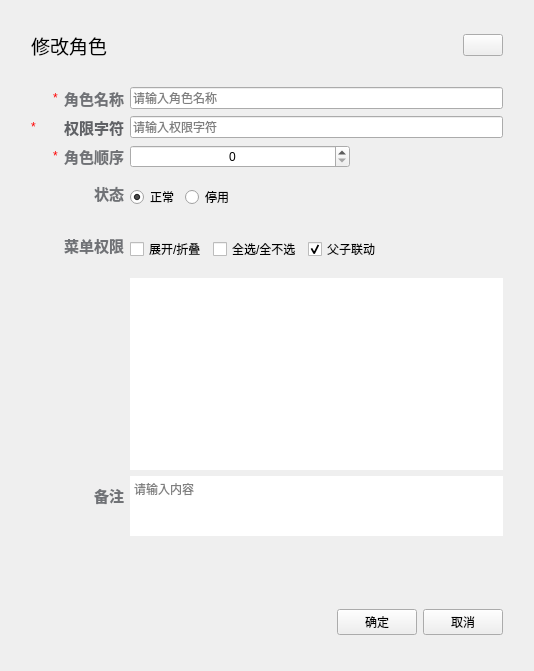
<?xml version="1.0" encoding="UTF-8"?>
<ui version="4.0">
 <class>RoleEditDlgClass</class>
 <widget class="QWidget" name="RoleEditDlgClass">
  <property name="geometry">
   <rect>
    <x>0</x>
    <y>0</y>
    <width>568</width>
    <height>623</height>
   </rect>
  </property>
  <property name="minimumSize">
   <size>
    <width>568</width>
    <height>0</height>
   </size>
  </property>
  <property name="maximumSize">
   <size>
    <width>568</width>
    <height>16777215</height>
   </size>
  </property>
  <property name="windowTitle">
   <string>RoleAddDlg</string>
  </property>
  <layout class="QVBoxLayout" name="verticalLayout">
   <property name="sizeConstraint">
    <enum>QLayout::SizeConstraint::SetFixedSize</enum>
   </property>
   <property name="leftMargin">
    <number>9</number>
   </property>
   <property name="topMargin">
    <number>9</number>
   </property>
   <property name="rightMargin">
    <number>9</number>
   </property>
   <property name="bottomMargin">
    <number>9</number>
   </property>
   <item>
    <widget class="QWidget" name="container" native="true">
     <layout class="QVBoxLayout" name="verticalLayout_2">
      <property name="sizeConstraint">
       <enum>QLayout::SizeConstraint::SetFixedSize</enum>
      </property>
      <item>
       <widget class="QWidget" name="widget" native="true">
        <property name="minimumSize">
         <size>
          <width>0</width>
          <height>50</height>
         </size>
        </property>
        <property name="maximumSize">
         <size>
          <width>16777215</width>
          <height>50</height>
         </size>
        </property>
        <layout class="QHBoxLayout" name="horizontalLayout">
         <item>
          <widget class="QLabel" name="label">
           <property name="text">
            <string>&lt;html&gt;&lt;head/&gt;&lt;body&gt;&lt;p&gt;&lt;span style=&quot; font-size:14pt;&quot;&gt;修改角色&lt;/span&gt;&lt;/p&gt;&lt;/body&gt;&lt;/html&gt;</string>
           </property>
          </widget>
         </item>
         <item>
          <spacer name="horizontalSpacer">
           <property name="orientation">
            <enum>Qt::Orientation::Horizontal</enum>
           </property>
           <property name="sizeHint" stdset="0">
            <size>
             <width>200</width>
             <height>20</height>
            </size>
           </property>
          </spacer>
         </item>
         <item>
          <widget class="QPushButton" name="closeBtn">
           <property name="text">
            <string/>
           </property>
          </widget>
         </item>
        </layout>
       </widget>
      </item>
      <item>
       <widget class="QWidget" name="widget_2" native="true">
        <layout class="QFormLayout" name="formLayout">
         <property name="sizeConstraint">
          <enum>QLayout::SizeConstraint::SetFixedSize</enum>
         </property>
         <property name="labelAlignment">
          <set>Qt::AlignmentFlag::AlignRight|Qt::AlignmentFlag::AlignTrailing|Qt::AlignmentFlag::AlignVCenter</set>
         </property>
         <item row="0" column="0">
          <layout class="QHBoxLayout" name="horizontalLayout_7">
           <item>
            <widget class="QLabel" name="label_22">
             <property name="text">
              <string>&lt;html&gt;&lt;head/&gt;&lt;body&gt;&lt;p&gt;&lt;span style=&quot; color:#ff0000;&quot;&gt;*&lt;/span&gt;&lt;/p&gt;&lt;/body&gt;&lt;/html&gt;</string>
             </property>
            </widget>
           </item>
           <item>
            <widget class="QLabel" name="label_5">
             <property name="text">
              <string>&lt;html&gt;&lt;head/&gt;&lt;body&gt;&lt;p&gt;&lt;span style=&quot; font-size:11pt; font-weight:700; color:#707276;&quot;&gt;角色名称&lt;/span&gt;&lt;/p&gt;&lt;/body&gt;&lt;/html&gt;</string>
             </property>
            </widget>
           </item>
          </layout>
         </item>
         <item row="0" column="1">
          <widget class="QLineEdit" name="roleNameEdit">
           <property name="placeholderText">
            <string>请输入角色名称</string>
           </property>
          </widget>
         </item>
         <item row="1" column="0">
          <layout class="QHBoxLayout" name="horizontalLayout_3">
           <item>
            <widget class="QLabel" name="label_21">
             <property name="text">
              <string>&lt;html&gt;&lt;head/&gt;&lt;body&gt;&lt;p&gt;&lt;span style=&quot; color:#ff0000;&quot;&gt;*&lt;/span&gt;&lt;/p&gt;&lt;/body&gt;&lt;/html&gt;</string>
             </property>
            </widget>
           </item>
           <item>
            <widget class="QLabel" name="label_20">
             <property name="minimumSize">
              <size>
               <width>16</width>
               <height>16</height>
              </size>
             </property>
             <property name="maximumSize">
              <size>
               <width>16</width>
               <height>16</height>
              </size>
             </property>
             <property name="toolTip">
              <string>控制器中定义的权限字符，如：@PreAuthorize(`@ss.hasRole('admin')`)</string>
             </property>
             <property name="text">
              <string/>
             </property>
             <property name="pixmap">
              <pixmap resource="../../Resource.qrc">:/Resource/icons/question.svg</pixmap>
             </property>
             <property name="scaledContents">
              <bool>true</bool>
             </property>
            </widget>
           </item>
           <item>
            <widget class="QLabel" name="label_9">
             <property name="text">
              <string>&lt;html&gt;&lt;head/&gt;&lt;body&gt;&lt;p&gt;&lt;span style=&quot; font-size:11pt; font-weight:700; color:#606266;&quot;&gt;权限字符&lt;/span&gt;&lt;/p&gt;&lt;/body&gt;&lt;/html&gt;</string>
             </property>
            </widget>
           </item>
          </layout>
         </item>
         <item row="1" column="1">
          <widget class="QLineEdit" name="roleKeyEdit">
           <property name="placeholderText">
            <string>请输入权限字符</string>
           </property>
          </widget>
         </item>
         <item row="2" column="0">
          <layout class="QHBoxLayout" name="horizontalLayout_2">
           <item>
            <widget class="QLabel" name="label_23">
             <property name="text">
              <string>&lt;html&gt;&lt;head/&gt;&lt;body&gt;&lt;p&gt;&lt;span style=&quot; color:#ff0000;&quot;&gt;*&lt;/span&gt;&lt;/p&gt;&lt;/body&gt;&lt;/html&gt;</string>
             </property>
            </widget>
           </item>
           <item>
            <widget class="QLabel" name="label_6">
             <property name="text">
              <string>&lt;html&gt;&lt;head/&gt;&lt;body&gt;&lt;p&gt;&lt;span style=&quot; font-size:11pt; font-weight:700; color:#707276;&quot;&gt;角色顺序&lt;/span&gt;&lt;/p&gt;&lt;/body&gt;&lt;/html&gt;</string>
             </property>
            </widget>
           </item>
          </layout>
         </item>
         <item row="3" column="0">
          <widget class="QLabel" name="label_7">
           <property name="text">
            <string>&lt;html&gt;&lt;head/&gt;&lt;body&gt;&lt;p&gt;&lt;span style=&quot; font-size:11pt; font-weight:700; color:#707276;&quot;&gt;状态&lt;/span&gt;&lt;/p&gt;&lt;/body&gt;&lt;/html&gt;</string>
           </property>
          </widget>
         </item>
         <item row="3" column="1">
          <widget class="QWidget" name="menuIconWdgt" native="true">
           <layout class="QHBoxLayout" name="horizontalLayout_5">
            <property name="leftMargin">
             <number>0</number>
            </property>
            <property name="rightMargin">
             <number>0</number>
            </property>
            <item>
             <widget class="QRadioButton" name="isActive1_RBtn">
              <property name="text">
               <string>正常</string>
              </property>
              <property name="checked">
               <bool>true</bool>
              </property>
             </widget>
            </item>
            <item>
             <widget class="QRadioButton" name="isActive0_RBtn">
              <property name="text">
               <string>停用</string>
              </property>
             </widget>
            </item>
            <item>
             <spacer name="horizontalSpacer_2">
              <property name="orientation">
               <enum>Qt::Orientation::Horizontal</enum>
              </property>
              <property name="sizeHint" stdset="0">
               <size>
                <width>40</width>
                <height>20</height>
               </size>
              </property>
             </spacer>
            </item>
           </layout>
          </widget>
         </item>
         <item row="4" column="0">
          <widget class="QLabel" name="label_8">
           <property name="text">
            <string>&lt;html&gt;&lt;head/&gt;&lt;body&gt;&lt;p&gt;&lt;span style=&quot; font-size:11pt; font-weight:700; color:#707276;&quot;&gt;菜单权限&lt;/span&gt;&lt;/p&gt;&lt;/body&gt;&lt;/html&gt;</string>
           </property>
          </widget>
         </item>
         <item row="4" column="1">
          <widget class="QWidget" name="menuIconWdgt_2" native="true">
           <layout class="QHBoxLayout" name="horizontalLayout_8">
            <property name="leftMargin">
             <number>0</number>
            </property>
            <property name="rightMargin">
             <number>0</number>
            </property>
            <item>
             <widget class="QCheckBox" name="expandChx">
              <property name="text">
               <string>展开/折叠</string>
              </property>
             </widget>
            </item>
            <item>
             <widget class="QCheckBox" name="selectAllChx">
              <property name="text">
               <string>全选/全不选</string>
              </property>
             </widget>
            </item>
            <item>
             <widget class="QCheckBox" name="fatherSonInteractionChx">
              <property name="text">
               <string>父子联动</string>
              </property>
              <property name="checked">
               <bool>true</bool>
              </property>
             </widget>
            </item>
            <item>
             <spacer name="horizontalSpacer_4">
              <property name="orientation">
               <enum>Qt::Orientation::Horizontal</enum>
              </property>
              <property name="sizeHint" stdset="0">
               <size>
                <width>40</width>
                <height>20</height>
               </size>
              </property>
             </spacer>
            </item>
           </layout>
          </widget>
         </item>
         <item row="5" column="1">
          <widget class="QTreeView" name="menuTreeSelectView">
           <property name="minimumSize">
            <size>
             <width>0</width>
             <height>116</height>
            </size>
           </property>
           <property name="frameShape">
            <enum>QFrame::Shape::NoFrame</enum>
           </property>
          </widget>
         </item>
         <item row="7" column="1">
          <widget class="QPlainTextEdit" name="remarkEdit">
           <property name="minimumSize">
            <size>
             <width>0</width>
             <height>60</height>
            </size>
           </property>
           <property name="maximumSize">
            <size>
             <width>16777215</width>
             <height>60</height>
            </size>
           </property>
           <property name="frameShape">
            <enum>QFrame::Shape::NoFrame</enum>
           </property>
           <property name="placeholderText">
            <string>请输入内容</string>
           </property>
          </widget>
         </item>
         <item row="7" column="0">
          <widget class="QLabel" name="label_10">
           <property name="text">
            <string>&lt;html&gt;&lt;head/&gt;&lt;body&gt;&lt;p&gt;&lt;span style=&quot; font-size:11pt; font-weight:700; color:#707276;&quot;&gt;备注&lt;/span&gt;&lt;/p&gt;&lt;/body&gt;&lt;/html&gt;</string>
           </property>
          </widget>
         </item>
         <item row="2" column="1">
          <widget class="QWidget" name="widget_3" native="true">
           <layout class="QHBoxLayout" name="horizontalLayout_6">
            <property name="leftMargin">
             <number>0</number>
            </property>
            <property name="topMargin">
             <number>0</number>
            </property>
            <property name="rightMargin">
             <number>0</number>
            </property>
            <property name="bottomMargin">
             <number>0</number>
            </property>
            <item>
             <widget class="QSpinBox" name="roleSortBox">
              <property name="minimumSize">
               <size>
                <width>220</width>
                <height>0</height>
               </size>
              </property>
              <property name="maximumSize">
               <size>
                <width>220</width>
                <height>16777215</height>
               </size>
              </property>
              <property name="alignment">
               <set>Qt::AlignmentFlag::AlignCenter</set>
              </property>
             </widget>
            </item>
            <item>
             <spacer name="horizontalSpacer_5">
              <property name="orientation">
               <enum>Qt::Orientation::Horizontal</enum>
              </property>
              <property name="sizeHint" stdset="0">
               <size>
                <width>153</width>
                <height>20</height>
               </size>
              </property>
             </spacer>
            </item>
           </layout>
          </widget>
         </item>
        </layout>
       </widget>
      </item>
      <item>
       <spacer name="verticalSpacer">
        <property name="orientation">
         <enum>Qt::Orientation::Vertical</enum>
        </property>
        <property name="sizeHint" stdset="0">
         <size>
          <width>20</width>
          <height>40</height>
         </size>
        </property>
       </spacer>
      </item>
      <item>
       <widget class="QWidget" name="widget_5" native="true">
        <property name="minimumSize">
         <size>
          <width>0</width>
          <height>58</height>
         </size>
        </property>
        <property name="maximumSize">
         <size>
          <width>16777215</width>
          <height>58</height>
         </size>
        </property>
        <layout class="QHBoxLayout" name="horizontalLayout_4">
         <item>
          <spacer name="horizontalSpacer_3">
           <property name="orientation">
            <enum>Qt::Orientation::Horizontal</enum>
           </property>
           <property name="sizeHint" stdset="0">
            <size>
             <width>200</width>
             <height>20</height>
            </size>
           </property>
          </spacer>
         </item>
         <item>
          <widget class="QPushButton" name="okBtn">
           <property name="text">
            <string>确定</string>
           </property>
          </widget>
         </item>
         <item>
          <widget class="QPushButton" name="cancelBtn">
           <property name="text">
            <string>取消</string>
           </property>
          </widget>
         </item>
        </layout>
       </widget>
      </item>
     </layout>
    </widget>
   </item>
  </layout>
 </widget>
 <layoutdefault spacing="6" margin="11"/>
 <resources>
  <include location="../../Resource.qrc"/>
 </resources>
 <connections>
  <connection>
   <sender>closeBtn</sender>
   <signal>clicked()</signal>
   <receiver>RoleEditDlgClass</receiver>
   <slot>hide()</slot>
   <hints>
    <hint type="sourcelabel">
     <x>515</x>
     <y>42</y>
    </hint>
    <hint type="destinationlabel">
     <x>281</x>
     <y>371</y>
    </hint>
   </hints>
  </connection>
  <connection>
   <sender>cancelBtn</sender>
   <signal>clicked()</signal>
   <receiver>RoleEditDlgClass</receiver>
   <slot>hide()</slot>
   <hints>
    <hint type="sourcelabel">
     <x>498</x>
     <y>695</y>
    </hint>
    <hint type="destinationlabel">
     <x>281</x>
     <y>371</y>
    </hint>
   </hints>
  </connection>
 </connections>
</ui>
